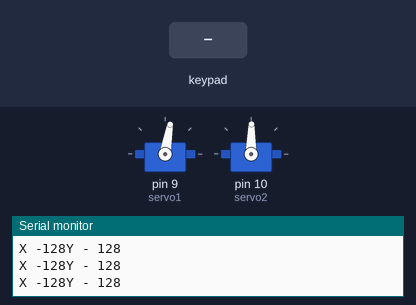
Bench run of a sketch on a simulated Arduino Uno, built with avr-gcc and run on an emulated ATmega328P. Parts: 2 × servo, the last lines printed to the serial monitor. The inputs (shaded band) are chosen by the test bench.

Above: at 1.2 s.
1.3 s: key 'U' pressed
At 1.53 s:
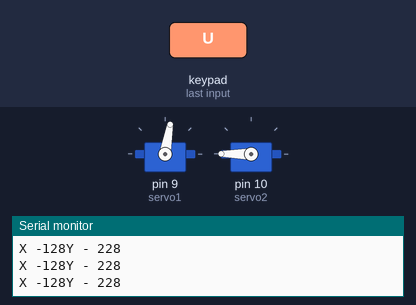
3.2 s: key 'D' pressed
At 3.42 s:
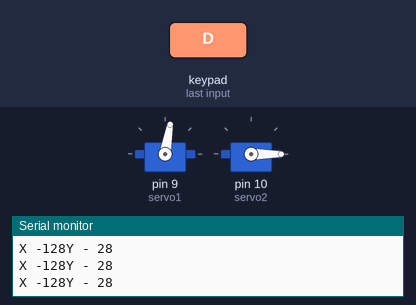
5.1 s: key 'L' pressed
At 5.32 s:
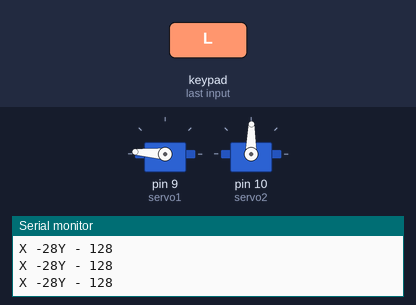
7.0 s: key 'R' pressed
At 7.21 s:
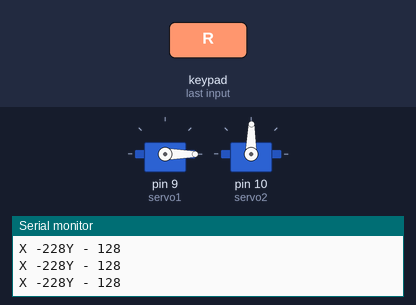
Timing chart, 0 to 9.9 s (numbered marks = the images above; inputs shaded):
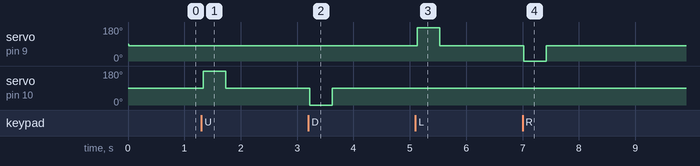

The sketch:

nanchak_servo_mortor_control.ino
```cpp
#include <Wire.h>
#include <Servo.h>
#include <ArduinoNunchuk.h>

#define BAURDRATE 19200


Servo servo1;
Servo servo2;
ArduinoNunchuk nunchuk = ArduinoNunchuk();
int pos1 = 90;
int pos2 = 90;


void setup() {
  // put your setup code here, to run once:

  servo1.attach(9);
  servo2.attach(10);
  Serial.begin(BAURDRATE);
  nunchuk.init();
  servo1.write(pos1);
  servo2.write(pos2);

  delay(15);


}

void loop() {
  // put your main code here, to run repeatedly:
   nunchuk.update();

   Serial.print("X -");
   Serial.print(nunchuk.analogX);
   Serial.print("Y - ");
    Serial.println(nunchuk.analogY);

   pos1 = map(nunchuk.analogX, 212,24,0,180);
   pos2 = map(nunchuk.analogY, 38,220,0,180);

   servo1.write(pos1);
   delay(15);
   servo2.write(pos2);
   delay(15);

}
```

Measured:
- after the input at 1.3 s, servo on pin 10 (servo2): 89° → 180° at once, → 89° 0.40 s later
- after the input at 3.2 s, servo on pin 10 (servo2): 89° → 0° at once, → 89° 0.40 s later
- after the input at 5.1 s, servo on pin 9 (servo1): 80° → 176° at once, → 80° 0.40 s later
- after the input at 7.0 s, servo on pin 9 (servo1): 80° → 0° at once, → 80° 0.40 s later
